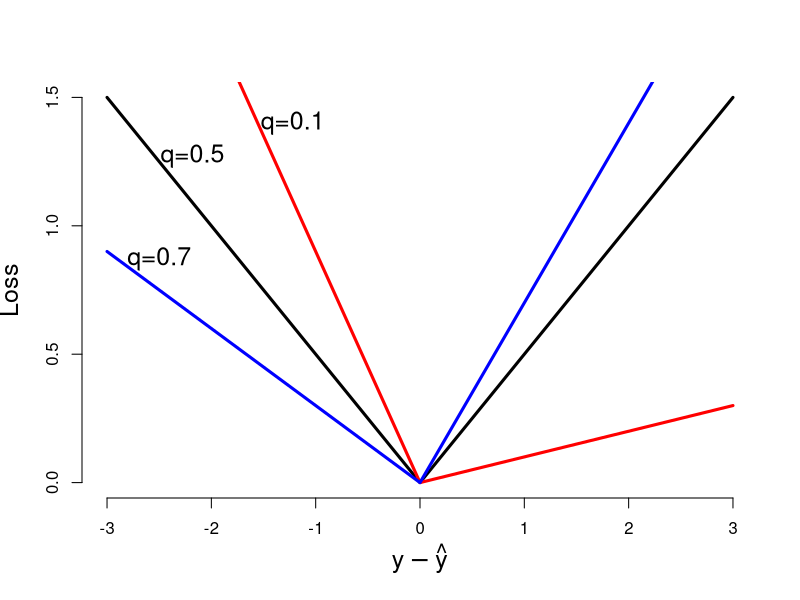

Generate this figure with R:
f = function(x, q)
    ifelse(x > 0, q*x, (q-1)*x)

png("loss.png", width = 640)
x = seq(-3, 3, length = 101)
plot(0, type='n', xlim = range(x), ylim = c(0, 1.5),
    xlab = expression(y - hat(y)),
    ylab = "Loss", axes = FALSE, cex.lab = 1.5)
points(x, f(x, 0.5), type = 'l', lwd = 3, col = 'black')
points(x, f(x, 0.1), type = 'l', lwd = 3, col = 'red')
points(x, f(x, 0.7), type = 'l', lwd = 3, col = 'blue')
text(-2.5, 0.87, "q=0.7", cex = 1.5)
text(-2.18, 1.27, "q=0.5", cex = 1.5)
text(-1.22, 1.40, "q=0.1", cex = 1.5)
axis(1)
axis(2)
dev.off()

